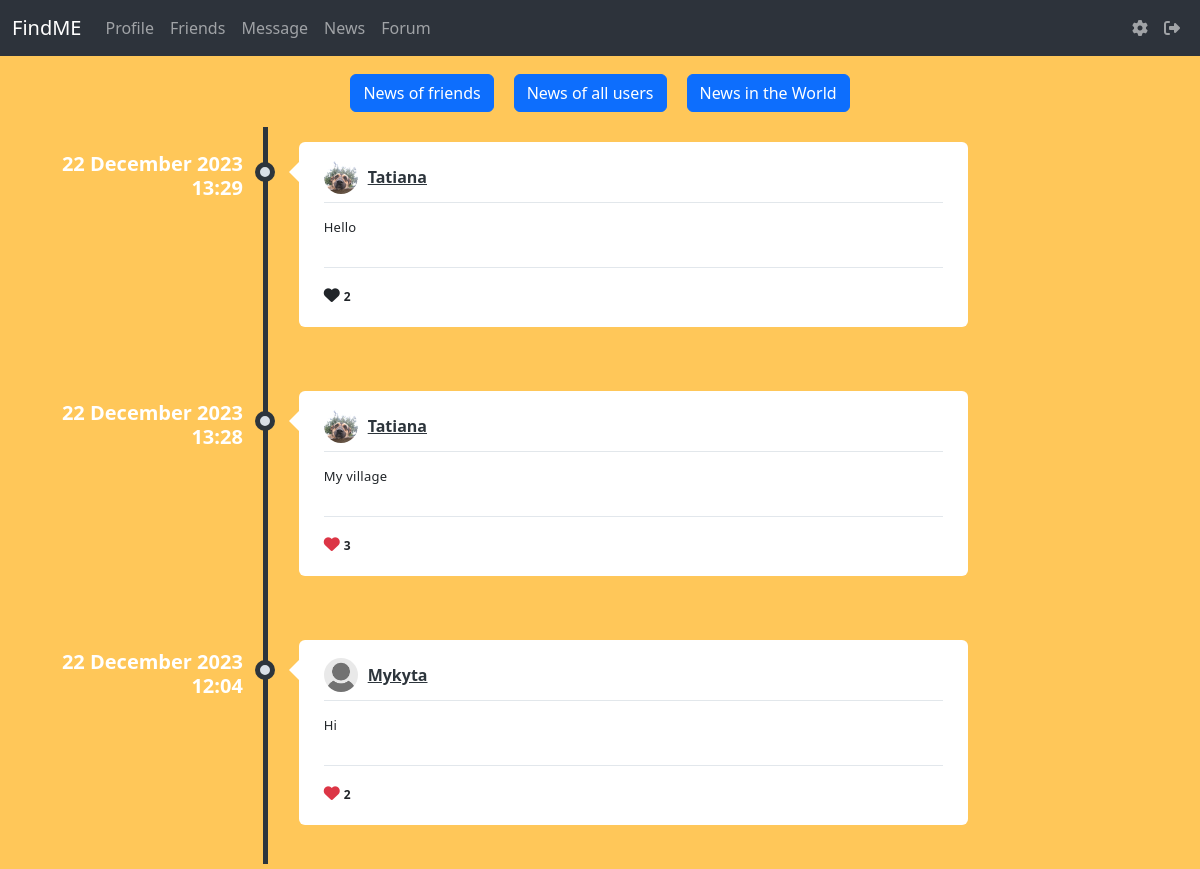
Page /news (signed in) on the committed database.
### data/posts.py (models this page shows)
class Posts(SqlAlchemyBase):
    __tablename__ = 'posts'
    id = sqlalchemy.Column(sqlalchemy.Integer,
                           primary_key=True, autoincrement=True)
    content = sqlalchemy.Column(sqlalchemy.String, nullable=True)
    image = sqlalchemy.Column(sqlalchemy.String, nullable=True)
    likes = sqlalchemy.Column(sqlalchemy.String,
                              nullable=True, default='')
    created_date = sqlalchemy.Column(sqlalchemy.DateTime,
                                     default=datetime.datetime.now)
    user_id = sqlalchemy.Column(sqlalchemy.Integer,
                                sqlalchemy.ForeignKey("users.id"))
    user = relationship('User')

### data/users.py (models this page shows, shortened)
class User(SqlAlchemyBase, UserMixin):
    __tablename__ = 'users'
    id = sqlalchemy.Column(sqlalchemy.Integer, primary_key=True, autoincrement=True)
    name = sqlalchemy.Column(sqlalchemy.String, unique=True, nullable=True)
    about = sqlalchemy.Column(sqlalchemy.String, nullable=True, default='write about yourself')
    second_email = sqlalchemy.Column(sqlalchemy.String, nullable=True)
    github = sqlalchemy.Column(sqlalchemy.String, nullable=True)
    image = sqlalchemy.Column(sqlalchemy.String, default="default.jpg")
    email = sqlalchemy.Column(sqlalchemy.String, index=True, unique=True, nullable=True)
    followings = sqlalchemy.Column(sqlalchemy.String, nullable=True, default='')
    followers = sqlalchemy.Column(sqlalchemy.String, nullable=True, default='')
    post_count = sqlalchemy.Column(sqlalchemy.Integer, nullable=True, default=0)
    admin_check = sqlalchemy.Column(sqlalchemy.Integer, default=0)
    hashed_password = sqlalchemy.Column(sqlalchemy.String, nullable=True)
    created_date = sqlalchemy.Column(sqlalchemy.DateTime, default=datetime.datetime.now)

### main.py (the view)
@app.route('/news', methods=['GET', 'POST'])
@login_required
def news():
    db_sess = db_session.create_session()
    if request.method == 'POST':
        data = request.form
        if 'all' in list(dict(data).keys()):
            posts = db_sess.query(Posts).filter(Posts.user_id != current_user.id).all()
            posts_api = []
        elif 'friends' in list(dict(data).keys()):
            friends = current_user.followings.split(', ')
            if friends[0] != '':
                friends_id = list(map(int, friends))
                posts = db_sess.query(Posts).filter(Posts.user_id.in_(friends_id)).all()
            else:
                posts = []
            posts_api = []
        elif 'api' in list(dict(data).keys()):
            url = ('https://newsapi.org/v2/top-headlines?country=ua&apiKey=0f0093970f924842925140bfbc1f7926')
            response = requests.get(url)
            posts_api = response.json()['articles']
            posts = []
    else:
        friends = current_user.followings.split(', ')
        if friends and friends[0] != '':
            friends_id = list(map(int, friends))
            posts = db_sess.query(Posts).filter(Posts.user_id.in_(friends_id)).all()
        else:
            posts = db_sess.query(Posts).filter(Posts.user_id != current_user.id).all()
        posts_api = []
    return render_template('news.html', title='News', posts=posts, posts_api=posts_api)

### data/db_session.py (called while the page is built)
def create_session() -> Session:
    global __factory
    return __factory()

### main.py (called while the page is built)
@login_manager.user_loader
def load_user(user_id):
    db_sess = db_session.create_session()
    return db_sess.query(User).get(user_id)

### templates/news.html (shortened to what this page needs)
{% extends "base.html" %}
{% block content %}
<form method="post" enctype="multipart/form-data">
    <div class="news_buttons">
        <button type="submit" class="btn btn-primary" name="friends">News of friends</button>
        <button type="submit" class="btn btn-primary" name="all">News of all users</button>
        <button type="submit" class="btn btn-primary" name="api">News in the World</button>
    </div>
</form>
{% if not posts_api %}
<div>
            <ul class="timeline">
                {% for item in posts|reverse%}
                {% if posts %}
                <li>
                    <div class="timeline-time">
                        <span class="time" style="color: white;">{{item.created_date.strftime('%d %B %Y')}}</span>
                        <span class="time" style="color: white;">{{item.created_date.strftime('%H:%M')}}</span>
                    </div>
                    <div class="timeline-icon">
                        <a href="#"></a>
                    </div>
                    <div class="timeline-body">
                        <div class="timeline-header">
                            <span class="userimage"><a href="/profile/{{item.user.name}}"><img src="../static/avatars/{{item.user.image}}" alt=""></a></span>
                            <span class="username"><a href="/profile/{{item.user.name}}">{{item.user.name}}</a></span>
                        </div>
                        <div class="timeline-content">
                            <p>
                                {{item.content}}
                            </p>
                        </div>
                        <div class="timeline-footer">
                            <form method="post" enctype="multipart/form-data">
                                {% set list1 = item.likes.split(', ') %}
                                {% set user_id_ = current_user.id | string() %}
                                {% if user_id_ in list1 %}
                                    <i
                                      class="fa-solid fa-heart text-danger"
                                      id="like-button-{{item.id}}"
                                      onclick="like({{item.id}})"
                                    ></i>
                                {% else %}
                                    <i
                                      class="fa-solid fa-heart"
                                      id="like-button-{{item.id}}"
                                      onclick="like({{item.id}})"
                                    ></i>
                                {% endif %}
                                <span class="stats-total" id="likes-count-{{item.id}}">{% if (item.likes|length) > 1 %} {{(item.likes|length)//2}} {% else %} {% if item.likes|length == '' %} {{0}} {% else %} {{1}}  {% endif %} {% endif %}</span>
                            </form>
                        </div>
                    </div>
                    <br>
                </li>
                {% else %}
                    <div class="friends__error">
                        <h1 style="color: white;">Nothing found</h1>
                        <a href="/news">Click here to see news of all users</a>
                    </div>
                {% endif %}
                {% endfor %}
            </ul>
</div>
{% endif %}
{% endblock %}

### static/css/style.css (style rules this page uses)
img { max-width: 100%; height: auto; }
html body { background-color: #FFC759; }
body { min-height: 100vh; overflow-x: hidden }
.timeline { list-style-type: none; margin: 0; padding: 0; position: relative }
.timeline:before { content: ''; position: absolute; top: 5px; bottom: 5px; width: 5px; background: #2d353c; left: 20%; margin-left: -2.5px }
.timeline>li { position: relative; min-height: 50px; padding: 20px 0 }
.timeline .timeline-time { position: absolute; left: 0; width: 18%; text-align: right; top: 30px; color: white; }
.timeline .timeline-time .date, .timeline .timeline-time .time { display: block; font-weight: 600 }
.timeline .timeline-time .time { line-height: 24px; font-size: 20px; color: #242a30 }
.timeline .timeline-icon { left: 15%; position: absolute; width: 10%; text-align: center; top: 40px }
.timeline .timeline-icon a { text-decoration: none; width: 20px; height: 20px; display: inline-block; border-radius: 20px; background: #d9e0e7; line-height: 10px; color: #fff; font-size: 14px; border: 5px solid #2d353c; transition: border-color .2s linear }
.timeline .timeline-body { margin-left: 23%; margin-right: 17%; background: #fff; position: relative; padding: 20px 25px; border-radius: 6px }
.timeline .timeline-body:before { content: ''; display: block; position: absolute; border: 10px solid transparent; border-right-color: #fff; left: -20px; top: 20px }
.timeline .timeline-body>div+div { margin-top: 15px }
.timeline .timeline-body>div+div:last-child { margin-bottom: -20px; padding-bottom: 20px; border-radius: 0 0 6px 6px }
.timeline-header { padding-bottom: 10px; border-bottom: 1px solid #e2e7eb; line-height: 30px }
.timeline-header .userimage { float: left; width: 34px; height: 34px; border-radius: 40px; overflow: hidden; margin: -2px 10px -2px 0 }
.timeline-header .username { font-size: 16px; font-weight: 600 }
.timeline-header .username, .timeline-header .username a { color: #2d353c }
.timeline img { max-width: 100%; display: block }
.timeline-content { letter-spacing: .25px; line-height: 18px; font-size: 13px }
.timeline-content:after, .timeline-content:before { content: ''; display: table; clear: both }
.timeline-footer { background: #fff; border-top: 1px solid #e2e7ec; padding-top: 15px }
.stats-total { display: inline-block; line-height: 20px color: #6d767f; font-weight: 600; font-size: 12px }
.text-danger, .text-red { color: #ff5b57!important; }
.news_buttons { margin-left: auto; margin-right: auto; display: flex; justify-content: center; }
.news_buttons > button { margin: 10px; }

### rows in the picture
Posts: created_date "22 December 2023", created_date "13:29", user.image (picture), user.name "Tatiana", content "Hello", likes "2"
Posts: created_date "22 December 2023", created_date "13:28", user.image (picture), user.name "Tatiana", content "My village", likes "3"
Posts: created_date "22 December 2023", created_date "12:04", user.image (placeholder picture), user.name "Mykyta", content "Hi", likes "2"
